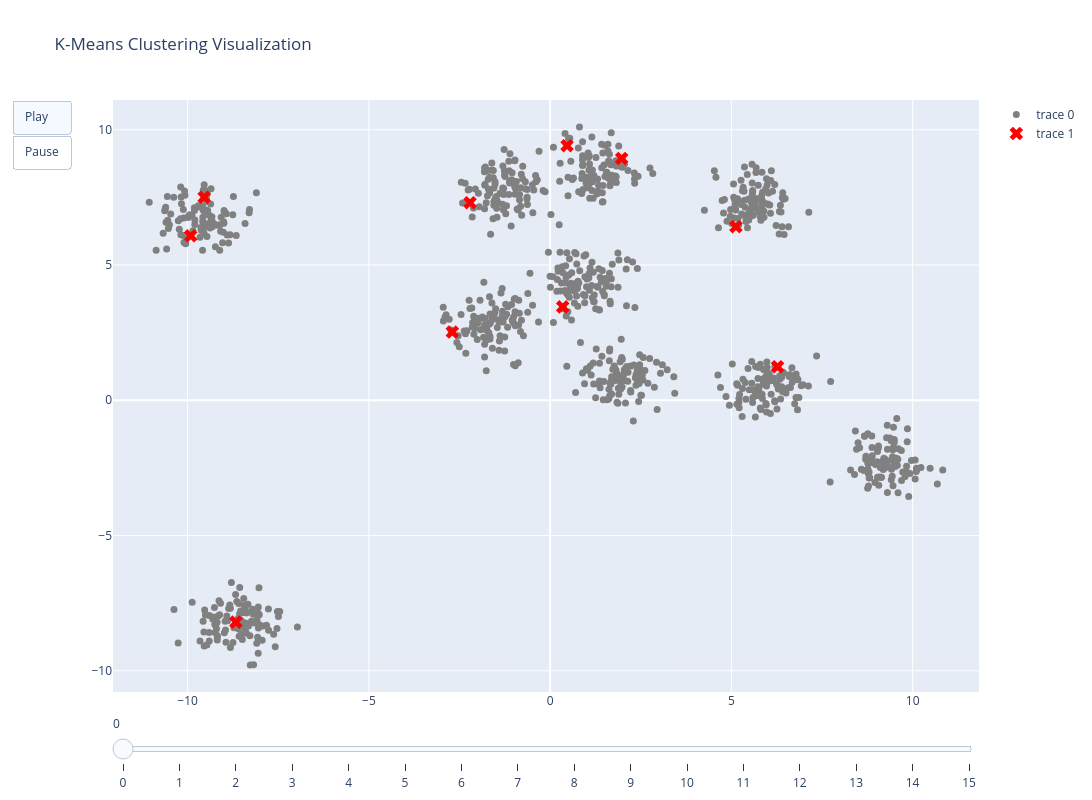

Notebook cell for this chart:
### Markdown cell above
## Interactive visualization of K-Means with optimal clusters

### Code cell
# Initialize centroids randomly
np.random.seed(42)
k = 10
centroids = X[np.random.choice(X.shape[0], k, replace=False)]

def kmeans(X, centroids, k, max_iters=50):
    history = []

    for _ in range(max_iters):
        # Calculate distances and assign clusters
        distances = np.linalg.norm(X - centroids[:, np.newaxis], axis=2)
        labels = np.argmin(distances, axis=0)

        # Store history for animation
        history.append((centroids.copy(), labels.copy()))

        # Recompute centroids
        new_centroids = np.array([X[labels == i].mean(axis=0) for i in range(k)])
        if np.all(centroids == new_centroids):
            break
        centroids = new_centroids
    
    return history

# Run K-means and get history of centroids and labels
history = kmeans(X, centroids, k)


# Setup the figure and axes
fig = go.Figure(
    data=[go.Scatter(x=X[:, 0], y=X[:, 1], mode='markers', marker=dict(color='grey', size=7)),
          go.Scatter(x=centroids[:, 0], y=centroids[:, 1], mode='markers', marker=dict(color='red', size=12, symbol='x'))],
    layout=go.Layout(
        xaxis=dict(range=[X[:, 0].min()-1, X[:, 0].max()+1], autorange=False),
        yaxis=dict(range=[X[:, 1].min()-1, X[:, 1].max()+1], autorange=False),
        title="K-Means Clustering Visualization",
        width = 1200,
        height = 800,
        updatemenus=[dict(type="buttons",
                          buttons=[dict(label="Play",
                                        method="animate",
                                        args=[None, {"frame": {"duration": 500, "redraw": True},
                                                     "fromcurrent": True}]),
                                   dict(label="Pause",
                                        method="animate",
                                        args=[[None], {"frame": {"duration": 0, "redraw": False},
                                                       "mode": "immediate",
                                                       "transition": {"duration": 0}}])])],
        sliders=[{
            'steps': [{'method': 'animate', 'args': [[f'name{i}'],
                                                    {'mode': 'immediate',
                                                     'frame': {'duration': 500, 'redraw': True},
                                                     'transition': {'duration': 0}}], 'label': str(i)}
                      for i in range(len(history))]
        }]
    ),
    frames=[go.Frame(
        data=[go.Scatter(
            x=X[:, 0],
            y=X[:, 1],
            mode='markers',
            marker=dict(color=hist[1], size=7, colorscale='Viridis', line=dict(color='black', width=1)),
            ),
            go.Scatter(
                x=hist[0][:, 0],
                y=hist[0][:, 1],
                mode='markers',
                marker=dict(color='red', size=12, symbol='x')
            )
        ],
        name=f'name{i}'
    ) for i, hist in enumerate(history)]
)

# Show the plot
fig.show()

### Figure 1 — Plotly figure (JSON) as saved in the notebook; plotly's stock layout.template omitted (floating-point values rounded to 4 significant figures; data arrays with more than 128 entries replaced by an {"elided": "..."} marker saying what was removed)
{"data": [{"marker": {"color": "grey", "size": 7}, "mode": "markers", "type": "scatter", "x": {"elided": "1000 float values"}, "y": {"elided": "1000 float values"}}, {"marker": {"color": "red", "size": 12, "symbol": "x"}, "mode": "markers", "type": "scatter", "x": [1.974, -2.209, -9.915, -9.544, -8.669, 0.4667, 0.3471, 5.125, 6.273, -2.698], "y": [8.937, 7.303, 6.079, 7.504, -8.2, 9.41, 3.452, 6.415, 1.241, 2.522]}], "layout": {"height": 800, "sliders": [{"steps": [{"args": [["name0"], {"frame": {"duration": 500, "redraw": true}, "mode": "immediate", "transition": {"duration": 0}}], "label": "0", "method": "animate"}, {"args": [["name1"], {"frame": {"duration": 500, "redraw": true}, "mode": "immediate", "transition": {"duration": 0}}], "label": "1", "method": "animate"}, {"args": [["name2"], {"frame": {"duration": 500, "redraw": true}, "mode": "immediate", "transition": {"duration": 0}}], "label": "2", "method": "animate"}, {"args": [["name3"], {"frame": {"duration": 500, "redraw": true}, "mode": "immediate", "transition": {"duration": 0}}], "label": "3", "method": "animate"}, {"args": [["name4"], {"frame": {"duration": 500, "redraw": true}, "mode": "immediate", "transition": {"duration": 0}}], "label": "4", "method": "animate"}, {"args": [["name5"], {"frame": {"duration": 500, "redraw": true}, "mode": "immediate", "transition": {"duration": 0}}], "label": "5", "method": "animate"}, {"args": [["name6"], {"frame": {"duration": 500, "redraw": true}, "mode": "immediate", "transition": {"duration": 0}}], "label": "6", "method": "animate"}, {"args": [["name7"], {"frame": {"duration": 500, "redraw": true}, "mode": "immediate", "transition": {"duration": 0}}], "label": "7", "method": "animate"}, {"args": [["name8"], {"frame": {"duration": 500, "redraw": true}, "mode": "immediate", "transition": {"duration": 0}}], "label": "8", "method": "animate"}, {"args": [["name9"], {"frame": {"duration": 500, "redraw": true}, "mode": "immediate", "transition": {"duration": 0}}], "label": "9", "method": "animate"}, {"args": [["name10"], {"frame": {"duration": 500, "redraw": true}, "mode": "immediate", "transition": {"duration": 0}}], "label": "10", "method": "animate"}, {"args": [["name11"], {"frame": {"duration": 500, "redraw": true}, "mode": "immediate", "transition": {"duration": 0}}], "label": "11", "method": "animate"}, {"args": [["name12"], {"frame": {"duration": 500, "redraw": true}, "mode": "immediate", "transition": {"duration": 0}}], "label": "12", "method": "animate"}, {"args": [["name13"], {"frame": {"duration": 500, "redraw": true}, "mode": "immediate", "transition": {"duration": 0}}], "label": "13", "method": "animate"}, {"args": [["name14"], {"frame": {"duration": 500, "redraw": true}, "mode": "immediate", "transition": {"duration": 0}}], "label": "14", "method": "animate"}, {"args": [["name15"], {"frame": {"duration": 500, "redraw": true}, "mode": "immediate", "transition": {"duration": 0}}], "label": "15", "method": "animate"}]}], "title": {"text": "K-Means Clustering Visualization"}, "updatemenus": [{"buttons": [{"args": [null, {"frame": {"duration": 500, "redraw": true}, "fromcurrent": true}], "label": "Play", "method": "animate"}, {"args": [[null], {"frame": {"duration": 0, "redraw": false}, "mode": "immediate", "transition": {"duration": 0}}], "label": "Pause", "method": "animate"}], "type": "buttons"}], "width": 1200, "xaxis": {"autorange": false, "range": [-12.06, 11.83]}, "yaxis": {"autorange": false, "range": [-10.78, 11.1]}}}
